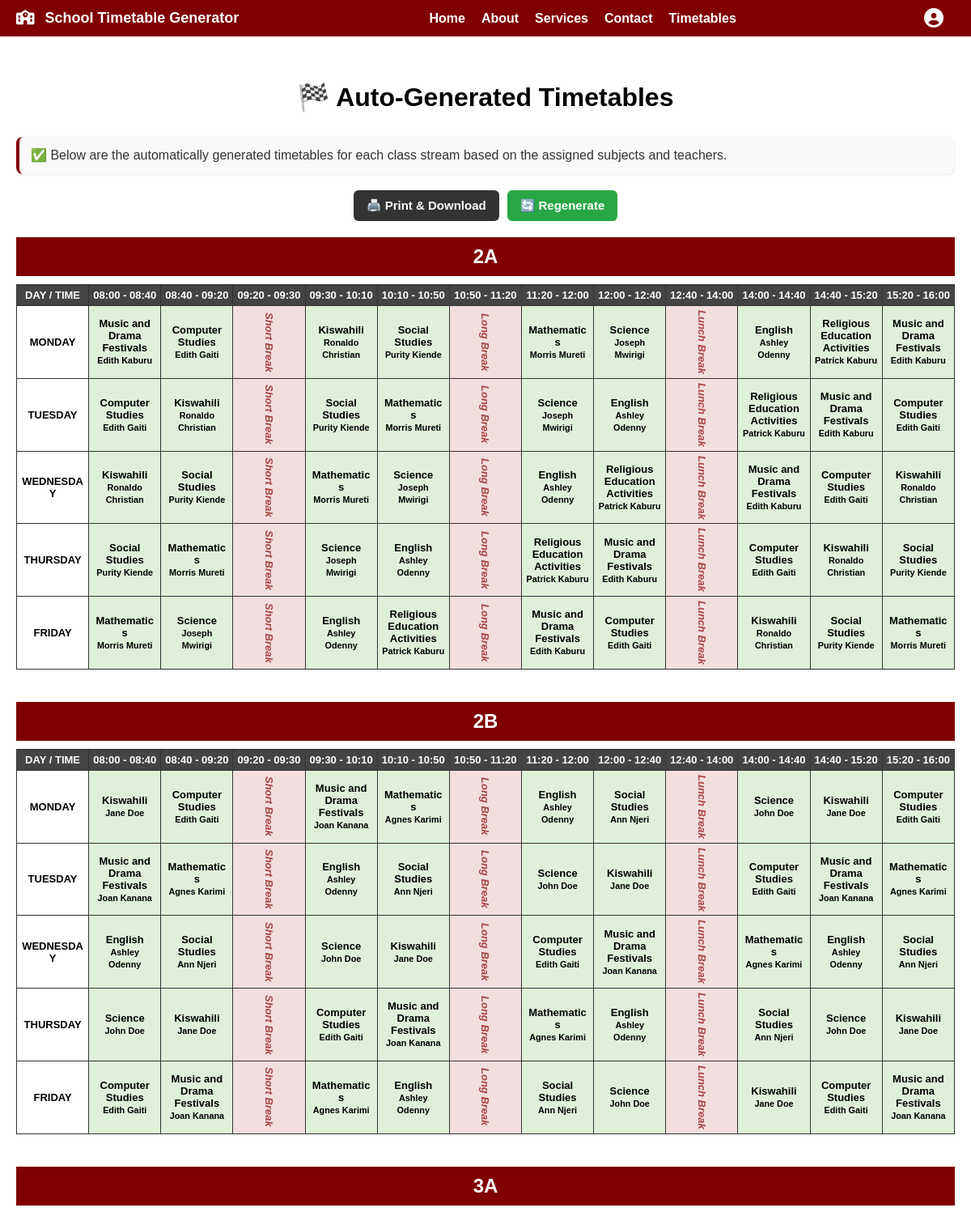
/timetables/generate/ (signed in, upper part), run on the app's committed database.
### timetables/models.py (models this page shows, shortened)
class Subject(models.Model):
    name = models.CharField(max_length=100)

class Teacher(models.Model):
    name = models.CharField(max_length=100)
    teacher_id = models.CharField(max_length=20, unique=True)

class TimeSlot(models.Model):
    name = models.CharField(max_length=50)
    start_time = models.TimeField()
    end_time = models.TimeField()
    is_break = models.BooleanField(default=False)

### timetables/views.py (the view, shortened to what this page needs)
# urls.py: path('generate/', views.generate_timetables, name='generate_timetables'),
@login_required
def generate_timetables(request):
    regenerate = request.GET.get('regenerate', '0') == '1'
    if regenerate:
        TimeSlot.objects.all().delete()
    streams = Stream.objects.all()
    timeslots = list(TimeSlot.objects.all().order_by('start_time'))
    timetable_data = {}
    WEEK_DAYS = ["Monday", "Tuesday", "Wednesday", "Thursday", "Friday"]
    for stream in streams:
        timetable_data[str(stream)] = {}
        assignments = list(StreamSubjectTeacher.objects.filter(stream=stream))
        if not assignments:
            continue
        random.shuffle(assignments)
        teacher_schedule = {}
        subject_index = 0
        for day in WEEK_DAYS:
            timetable_data[str(stream)][day] = {}
            for slot in timeslots:
                slot_label = f"{slot.start_time.strftime('%H:%M')} - {slot.end_time.strftime('%H:%M')}"
                if slot.is_break:
                    timetable_data[str(stream)][day][slot_label] = {
                        'subject': slot.name,
                        'teacher': '',
                        'is_break': True
                    }
                    continue
                subject_teacher = assignments[subject_index % len(assignments)]
                key = (day, slot.start_time, subject_teacher.teacher.id)
                attempts = 0
                while key in teacher_schedule and attempts < len(assignments):
                    subject_index += 1
                    subject_teacher = assignments[subject_index % len(assignments)]
                    key = (day, slot.start_time, subject_teacher.teacher.id)
                    attempts += 1
                teacher_schedule[key] = True
                timetable_data[str(stream)][day][slot_label] = {
                    'subject': subject_teacher.subject.name,
                    'teacher': subject_teacher.teacher.name,
                    'is_break': False
                }
                subject_index += 1
    return render(request, 'generated.html', {'timetable_data': timetable_data})

### timetables/models.py (called while the page is built)
    def __str__(self):
        return f"{self.school_class.name}{self.name}"

### templates/generated.html (shortened to what this page needs)
{% extends 'base.html' %}
{% block content %}
<h1>🏁 Auto-Generated Timetables</h1>
<p>✅ Below are the automatically generated timetables for each class stream based on the assigned subjects and teachers.</p>
<div class="controls">
  <button class="btn-print" onclick="window.print()">🖨️ Print & Download</button>
  <a href="{% url 'generate_timetables' %}?regenerate=1">🔄 Regenerate</a>
</div>
{% for stream, days in timetable_data.items %}
  <div class="timetable-container">
    <h2 class="stream-title">{{ stream }}</h2>
    <table class="timetable">
      <thead>
        <tr>
          <th>DAY / TIME</th>
          {% for first_day_name, first_day_slots in days.items %}
            {% if forloop.first %}
              {% for slot_time, entry in first_day_slots.items %}
                <th>{{ slot_time }}</th>
              {% endfor %}
            {% endif %}
          {% endfor %}
        </tr>
      </thead>
      <tbody>
        {% for day_name, slots in days.items %}
          <tr>
            <td>{{ day_name|upper }}</td>
            {% for slot_time, entry in slots.items %}
              {% if entry.is_break %}
                <td class="break">{{ entry.subject }}</td>
              {% else %}
                <td class="subject">
                  <b>{{ entry.subject }}</b><br>
                  <small>{{ entry.teacher }}</small>
                </td>
              {% endif %}
            {% endfor %}
          </tr>
        {% endfor %}
      </tbody>
    </table>
  </div>
{% endfor %}
{% endblock %}

### static/css/style.css (style rules this page uses)
body { font-family: Arial, sans-serif; margin: 0; padding-top: 60px; overflow-x: hidden; }
main p { font-size: 16px; line-height: 1.6; color: #333; margin-bottom: 12px; background: #f9f9f9; border-left: 4px solid maroon; padding: 10px 14px; border-radius: 8px; box-shadow: 0 1px 3px rgba(0,0,0,0.1); }
h1 { text-align: center; margin-bottom: 30px; font-weight: bold; }
h2 { background: maroon; color: white; padding: 10px; margin-top: 40px; }
table { border-collapse: collapse; width: 100%; margin-bottom: 40px; background: white; table-layout: fixed; }
th, td { border: 1px solid #333; text-align: center; padding: 6px; font-size: 13px; font-weight: bold; word-wrap: break-word; }
th { background: #444; color: white; }
td.break { background: #f2dede; font-weight: bold; color: #a94442; writing-mode: vertical-rl; text-orientation: mixed; }
td.subject { background: #dff0d8; }
.controls { margin: 20px auto; text-align: center; display: flex; justify-content: center; flex-wrap: wrap; gap: 10px; }
.controls a, .controls button { display: inline-flex; align-items: center; justify-content: center; gap: 6px; padding: 10px 16px; border: none; border-radius: 6px; text-decoration: none; font-size: 15px; font-weight: bold; cursor: pointer; transition: all 0.3s ease; }
.controls .btn-print { background: #333; color: white !important; }
.controls a[href*="regenerate"] { background: #28a745; color: white; }
.timetable { width: 100%; border-collapse: collapse; page-break-after: always; }
.timetable th, .timetable td { border: 1px solid #333; padding: 5px; text-align: center; }
.break { background-color: #f0f0f0; font-style: italic; }
.subject { text-align: center; }
.stream-title { text-align: center; font-size: 1.5rem; margin-top: 20px; margin-bottom: 10px; }

### data on the page
Subject: subject "Music and Drama Festivals" "Music and Drama Festivals" "Music and Drama Festivals" "Music and Drama Festivals" "Music and Drama Festivals" "Music and Drama Festivals" "Music and Drama Festivals" "Music and Drama Festivals" "Music and Drama Festivals" "Music and Drama Festivals" "Music and Drama Festivals" "Music and Drama Festivals" "Music and Drama Festivals"
Teacher: teacher "Edith Kaburu" "Edith Kaburu" "Edith Kaburu" "Edith Kaburu" "Edith Kaburu" "Edith Kaburu"
Subject: subject "Computer Studies" "Computer Studies" "Computer Studies" "Computer Studies" "Computer Studies" "Computer Studies" "Computer Studies" "Computer Studies" "Computer Studies" "Computer Studies" "Computer Studies" "Computer Studies" "Computer Studies"
Teacher: teacher "Edith Gaiti" "Edith Gaiti" "Edith Gaiti" "Edith Gaiti" "Edith Gaiti" "Edith Gaiti" "Edith Gaiti" "Edith Gaiti" "Edith Gaiti" "Edith Gaiti" "Edith Gaiti" "Edith Gaiti" "Edith Gaiti"
TimeSlot: subject "Short Break" "Short Break" "Short Break" "Short Break" "Short Break" "Short Break" "Short Break" "Short Break" "Short Break" "Short Break"
Subject: subject "Kiswahili" "Kiswahili" "Kiswahili" "Kiswahili" "Kiswahili" "Kiswahili" "Kiswahili" "Kiswahili" "Kiswahili" "Kiswahili" "Kiswahili" "Kiswahili" "Kiswahili"
Teacher: teacher "Ronaldo Christian" "Ronaldo Christian" "Ronaldo Christian" "Ronaldo Christian" "Ronaldo Christian" "Ronaldo Christian"
Subject: subject "Social Studies" "Social Studies" "Social Studies" "Social Studies" "Social Studies" "Social Studies" "Social Studies" "Social Studies" "Social Studies" "Social Studies" "Social Studies" "Social Studies"
Teacher: teacher "Purity Kiende" "Purity Kiende" "Purity Kiende" "Purity Kiende" "Purity Kiende" "Purity Kiende"
TimeSlot: subject "Long Break" "Long Break" "Long Break" "Long Break" "Long Break" "Long Break" "Long Break" "Long Break" "Long Break" "Long Break"
Subject: subject "Mathematics" "Mathematics" "Mathematics" "Mathematics" "Mathematics" "Mathematics" "Mathematics" "Mathematics" "Mathematics" "Mathematics" "Mathematics" "Mathematics"
Teacher: teacher "Morris Mureti" "Morris Mureti" "Morris Mureti" "Morris Mureti" "Morris Mureti" "Morris Mureti"
Subject: subject "Science" "Science" "Science" "Science" "Science" "Science" "Science" "Science" "Science" "Science" "Science"
Teacher: teacher "Joseph Mwirigi" "Joseph Mwirigi" "Joseph Mwirigi" "Joseph Mwirigi" "Joseph Mwirigi"
TimeSlot: subject "Lunch Break" "Lunch Break" "Lunch Break" "Lunch Break" "Lunch Break" "Lunch Break" "Lunch Break" "Lunch Break" "Lunch Break" "Lunch Break"
Subject: subject "English" "English" "English" "English" "English" "English" "English" "English" "English" "English" "English"
Teacher: teacher "Ashley Odenny" "Ashley Odenny" "Ashley Odenny" "Ashley Odenny" "Ashley Odenny" "Ashley Odenny" "Ashley Odenny" "Ashley Odenny" "Ashley Odenny" "Ashley Odenny" "Ashley Odenny"
Subject: subject "Religious Education Activities" "Religious Education Activities" "Religious Education Activities" "Religious Education Activities" "Religious Education Activities"
Teacher: teacher "Patrick Kaburu" "Patrick Kaburu" "Patrick Kaburu" "Patrick Kaburu" "Patrick Kaburu"
Teacher: teacher "Jane Doe" "Jane Doe" "Jane Doe" "Jane Doe" "Jane Doe" "Jane Doe" "Jane Doe"
Teacher: teacher "Joan Kanana" "Joan Kanana" "Joan Kanana" "Joan Kanana" "Joan Kanana" "Joan Kanana" "Joan Kanana"
Teacher: teacher "Agnes Karimi" "Agnes Karimi" "Agnes Karimi" "Agnes Karimi" "Agnes Karimi" "Agnes Karimi"
Teacher: teacher "Ann Njeri" "Ann Njeri" "Ann Njeri" "Ann Njeri" "Ann Njeri" "Ann Njeri"
Teacher: teacher "John Doe" "John Doe" "John Doe" "John Doe" "John Doe" "John Doe"

### other printed values
{{ stream }} "2A" "2B" "3A"
{{ slot_time }} "08:00 - 08:40" "08:40 - 09:20" "09:20 - 09:30" "09:30 - 10:10" "10:10 - 10:50" "10:50 - 11:20" "11:20 - 12:00" "12:00 - 12:40" "12:40 - 14:00" "14:00 - 14:40" "14:40 - 15:20" "15:20 - 16:00" "08:00 - 08:40" "08:40 - 09:20" "09:20 - 09:30" "09:30 - 10:10" "10:10 - 10:50" "10:50 - 11:20" "11:20 - 12:00" "12:00 - 12:40" "12:40 - 14:00" "14:00 - 14:40" "14:40 - 15:20" "15:20 - 16:00"
{{ day_name|upper }} "MONDAY" "TUESDAY" "WEDNESDAY" "THURSDAY" "FRIDAY" "MONDAY" "TUESDAY" "WEDNESDAY" "THURSDAY" "FRIDAY"
